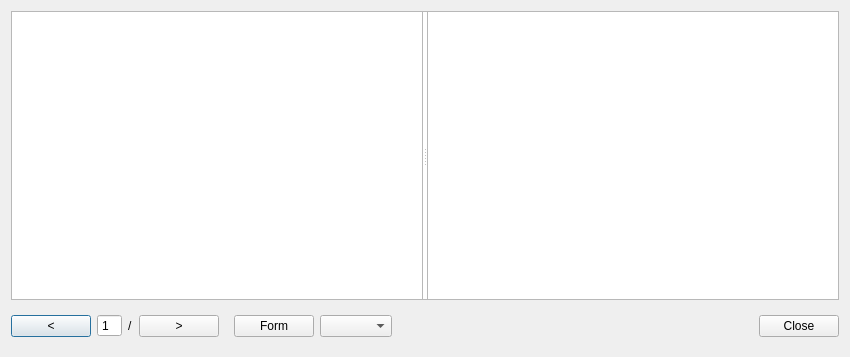
<?xml version="1.0" encoding="UTF-8"?>
<ui version="4.0">
 <class>Dialog</class>
 <widget class="QDialog" name="Dialog">
  <property name="geometry">
   <rect>
    <x>0</x>
    <y>0</y>
    <width>850</width>
    <height>357</height>
   </rect>
  </property>
  <property name="sizePolicy">
   <sizepolicy hsizetype="Fixed" vsizetype="Preferred">
    <horstretch>0</horstretch>
    <verstretch>0</verstretch>
   </sizepolicy>
  </property>
  <property name="windowTitle">
   <string>地物</string>
  </property>
  <layout class="QGridLayout" name="gridLayout">
   <item row="0" column="0" colspan="6">
    <widget class="QTableWidget" name="tableWidget">
     <property name="editTriggers">
      <set>QAbstractItemView::NoEditTriggers</set>
     </property>
     <property name="selectionMode">
      <enum>QAbstractItemView::SingleSelection</enum>
     </property>
     <property name="selectionBehavior">
      <enum>QAbstractItemView::SelectRows</enum>
     </property>
     <property name="sortingEnabled">
      <bool>true</bool>
     </property>
     <attribute name="horizontalHeaderVisible">
      <bool>true</bool>
     </attribute>
     <attribute name="verticalHeaderVisible">
      <bool>true</bool>
     </attribute>
    </widget>
   </item>
    <item row="0" column="0" colspan="6">
     <widget class="QSplitter" name="formWidget">
      <property name="visible">
      <bool>false</bool>
      </property>
      <property name="orientation">
      <enum>Qt::Horizontal</enum>
      </property>
      <widget class="QListWidget" name="formFieldList">
      <property name="minimumWidth">
       <number>200</number>
      </property>
      </widget>
      <widget class="QTextEdit" name="formValueText">
      <property name="readOnly">
       <bool>true</bool>
      </property>
      </widget>
     </widget>
    </item>
   <item row="2" column="0">
    <widget class="QPushButton" name="prevButton">
     <property name="text">
      <string>&lt;</string>
     </property>
    </widget>
   </item>
   <item row="2" column="5">
    <widget class="QDialogButtonBox" name="buttonBox">
     <property name="enabled">
      <bool>true</bool>
     </property>
     <property name="orientation">
      <enum>Qt::Horizontal</enum>
     </property>
     <property name="standardButtons">
      <set>QDialogButtonBox::Close</set>
     </property>
    </widget>
   </item>
   <item row="2" column="3">
    <widget class="QPushButton" name="nextButton">
     <property name="sizePolicy">
      <sizepolicy hsizetype="Minimum" vsizetype="Fixed">
       <horstretch>0</horstretch>
       <verstretch>0</verstretch>
      </sizepolicy>
     </property>
     <property name="text">
      <string>&gt;</string>
     </property>
    </widget>
   </item>
   <item row="2" column="1">
    <widget class="QSpinBox" name="pageBox">
     <property name="buttonSymbols">
      <enum>QAbstractSpinBox::NoButtons</enum>
     </property>
     <property name="minimum">
      <number>1</number>
     </property>
     <property name="value">
      <number>1</number>
     </property>
    </widget>
   </item>
   <item row="2" column="2">
    <widget class="QLabel" name="pageLabel">
     <property name="text">
      <string>/</string>
     </property>
    </widget>
   </item>
     <item row="2" column="4">
      <widget class="QWidget" name="modeContainer">
       <layout class="QHBoxLayout" name="horizontalLayout">
        <item>
         <widget class="QPushButton" name="modeToggleButton">
          <property name="text">
           <string>Form</string>
          </property>
         </widget>
        </item>
        <item>
         <widget class="QComboBox" name="formAttributeCombo">
          <property name="editable">
           <bool>false</bool>
          </property>
          <property name="visible">
           <bool>false</bool>
          </property>
         </widget>
        </item>
       </layout>
      </widget>
     </item>
  </layout>
 </widget>
 <resources/>
 <connections>
  <connection>
   <sender>buttonBox</sender>
   <signal>rejected()</signal>
   <receiver>Dialog</receiver>
   <slot>reject()</slot>
   <hints>
    <hint type="sourcelabel">
     <x>316</x>
     <y>260</y>
    </hint>
    <hint type="destinationlabel">
     <x>286</x>
     <y>274</y>
    </hint>
   </hints>
  </connection>
 </connections>
</ui>
